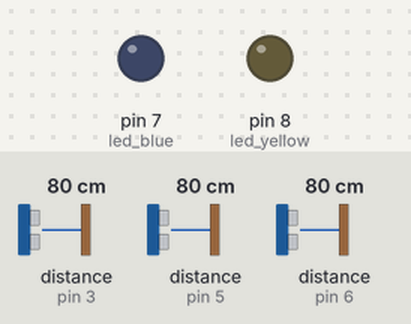
The sketch below on a simulated Arduino Uno, built with avr-gcc and run on an emulated ATmega328P. On the bench: output pins drawn as LEDs (lit = HIGH). Wiring (inferred from the names in the program): 3 × ultrasonic range finder: trigger pin 2, echo pin 3 / trigger pin 4, echo pin 5 / trigger A3, echo pin 6. The test bench sets the inputs (shaded band); at power-on: distance to the obstacle (sensors on pin 3, pin 5, pin 6) 80 cm. The echo pulse lasts 58.3 µs per cm; pins used as bus, display or sensor lines are not drawn.

Above: at 1.2 s.
1.3 s: distance to the obstacle (sensor on pin 3) set to 28 cm
2.8 s: distance to the obstacle (sensor on pin 3) set to 22 cm
At 3.5 s:
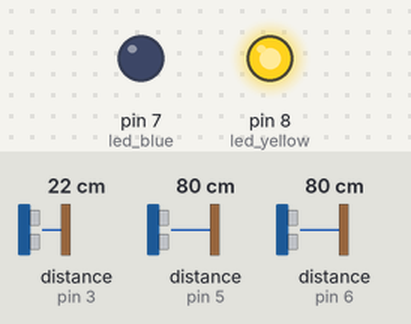
4.3 s: distance to the obstacle (sensor on pin 3) set to 19 cm
5.8 s: distance to the obstacle (sensor on pin 3) set to 15 cm
At 6.9 s:
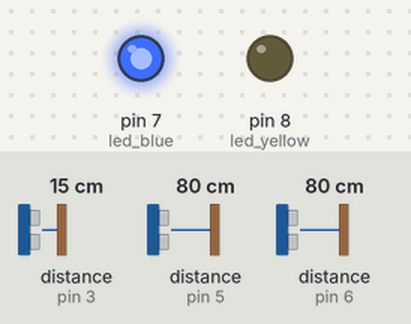
7.3 s: distance to the obstacle (sensor on pin 3) set to 11 cm
At 8.2 s:
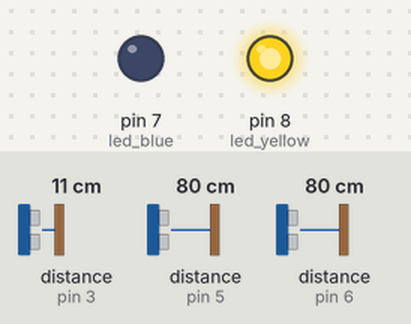
Timing chart, 0 to 9.8 s (numbered marks = the images above; inputs shaded):
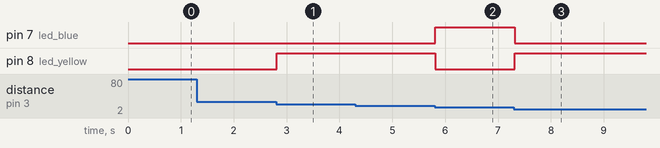

Measured:
- the behaviour switches between 26 and 25 cm on distance to the obstacle (sensor on pin 3) (found by bisection; images 0 and 1)
- the behaviour switches between 17 and 16 cm on distance to the obstacle (sensor on pin 3) (found by bisection; images 1 and 2)
- the behaviour switches between 13 and 12 cm on distance to the obstacle (sensor on pin 3) (found by bisection; images 2 and 3)
- after the input at 1.3 s, every drawn part: stays the same
- after the input at 2.8 s, pin 8 (led_yellow): LOW → HIGH at once
- after the input at 4.3 s, every drawn part: stays the same
- after the input at 5.8 s, pin 7 (led_blue): LOW → HIGH at once; pin 8 (led_yellow): HIGH → LOW at once
- after the input at 7.3 s, pin 7 (led_blue): HIGH → LOW at once; pin 8 (led_yellow): LOW → HIGH at once

The sketch:

arduino.ino
```cpp
#include <ArduinoJson.h>
#include <ArduinoJson.hpp>

#define led_yellow 8 //yellow
#define led_blue 7 //blue
#define SHOCK_PIN 9

// #define buzzer 10

#define armTrigPin 2
#define armEchoPin 3

#define presenceTrigPin 4
#define presenceEchoPin 5

#define finishTrigPin A3
#define finishEchoPin 6

float armDistance, presenceDistance, finishDistance;
bool playerIs = false;

int presenceDistanceNum = 70;
int armDistanceNum = 25;
int armDistanceMin = 12;
int armDistanceMax = 16;
int shockOutput;

void setup() {
  Serial.begin(9600);
  pinMode(SHOCK_PIN, INPUT);
  pinMode(led_yellow, OUTPUT);
  pinMode(led_blue, OUTPUT);
  // pinMode(buzzer, OUTPUT);
  pinMode(armTrigPin, OUTPUT);
  pinMode(armEchoPin, INPUT);
  pinMode(presenceTrigPin, OUTPUT);
  pinMode(presenceEchoPin, INPUT);
  pinMode(finishTrigPin, OUTPUT);
  pinMode(finishEchoPin, INPUT);
}

void loop() {
  //delay(50);

  armDistance = measureDistance(armTrigPin, armEchoPin);
  presenceDistance = measureDistance(presenceTrigPin, presenceEchoPin);
  finishDistance = measureDistance(finishTrigPin, finishEchoPin);

  if (playerIs) {
    DynamicJsonDocument doc(256);
    doc["armDistance"] = armDistance;
    doc["presenceDistance"] = presenceDistance;
    doc["finishDistance"] = finishDistance;
    doc["shockOutput"] = digitalRead(SHOCK_PIN);
    serializeJson(doc, Serial);
    Serial.println();
  }

  if (Serial.available() > 0) {
    String s = Serial.readStringUntil('\n');
    StaticJsonDocument<256> doc;
    DeserializationError error = deserializeJson(doc, s);

    if (error) {
      logSerial("json parse failed");
      return;
    }

    if (doc.containsKey("playerIs")) {
      playerIs = doc["playerIs"].as<bool>();
    }
  }

  checkPlayerInTheFrame(presenceDistance, armDistance);
}

void checkPlayerInTheFrame(float presenceDistance, float armDistance) {
  //if distance less than 15
   if (presenceDistance < presenceDistanceNum || armDistance < armDistanceNum) {

    //if player is persize between 12 and 16
      if ((armDistance >= armDistanceMin )&&(armDistance <= armDistanceMax )){
      digitalWrite(led_yellow, LOW);
      digitalWrite(led_blue, HIGH);
    }
    else {
      digitalWrite(led_blue, LOW);
      digitalWrite(led_yellow, HIGH);
    }
   }
}

float measureDistance(int trigPin, int echoPin) {
  digitalWrite(trigPin, LOW);
  delayMicroseconds(2);
  digitalWrite(trigPin, HIGH);
  delayMicroseconds(10);
  digitalWrite(trigPin, LOW);

  float duration = pulseIn(echoPin, HIGH);
  return (duration * 0.0343) / 2;  // Convert time to distance
}

void logSerial(const char* message) {
  DynamicJsonDocument doc(256);
  doc["type"] = "message";
  doc["value"] = message;
  serializeJson(doc, Serial);
  Serial.println();
}

// void tooClose(float distance) {
//   tone(buzzer, 100);
// }
```
